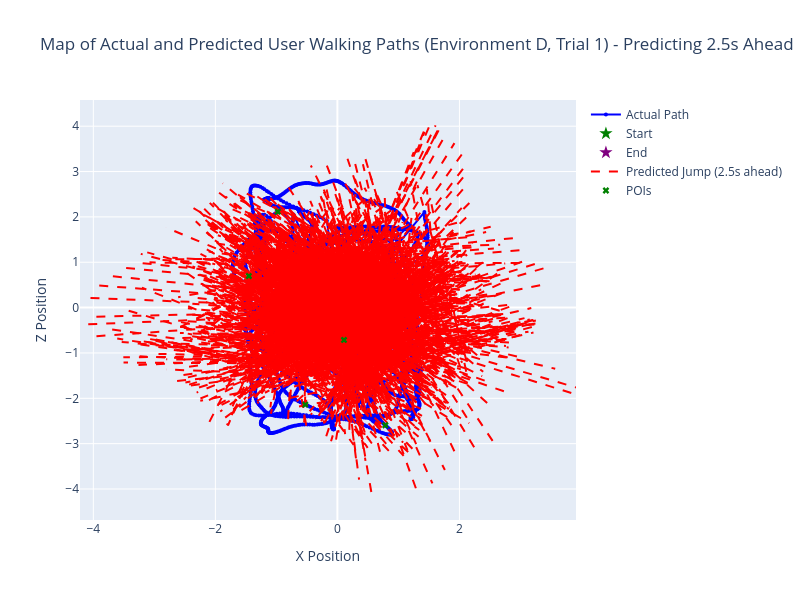

Here is the notebook cell this chart was saved with:
### Code cell
# Select one trial from environment D
selected_trial = test_df['trial'].unique()[0]
test_df_single = test_df[test_df['trial'] == selected_trial]

# Create sequences for this single trial (each predicts 50 timesteps ahead)
X_test_single, y_test_single = create_sequences_grouped(test_df_single, seq_length=HISTORY_LENGTH, prediction_horizon=PREDICTION_HORIZON)
preds_single = model.predict(X_test_single)

# Get actual positions
actual_x = test_df_single['x'].values
actual_z = test_df_single['z'].values

# Current positions (end of each input sequence)
current_x = X_test_single[:, -1, 0]
current_z = X_test_single[:, -1, 1]

# Predicted next positions (50 timesteps ahead)
pred_x = preds_single[:, 0]
pred_z = preds_single[:, 1]

# Calculate POI positions (at the user's position when closest to each POI)
poi_x_list = []
poi_z_list = []
for poi in range(5):
    dist_col = f'poi_{poi}_dist'
    min_dist_idx = test_df_single[dist_col].idxmin()
    poi_x = test_df_single.loc[min_dist_idx, 'x']
    poi_z = test_df_single.loc[min_dist_idx, 'z']
    poi_x_list.append(poi_x)
    poi_z_list.append(poi_z)

# Plot interactive map
import plotly.graph_objects as go

fig = go.Figure()

# Add actual path
fig.add_trace(go.Scatter(x=actual_x, y=actual_z, mode='lines+markers', name='Actual Path', 
                         line=dict(color='blue', width=2), marker=dict(size=4)))

# Add start and end markers
fig.add_trace(go.Scatter(x=[actual_x[0]], y=[actual_z[0]], mode='markers', name='Start', 
                         marker=dict(color='green', size=10, symbol='star')))
fig.add_trace(go.Scatter(x=[actual_x[-1]], y=[actual_z[-1]], mode='markers', name='End', 
                         marker=dict(color='purple', size=10, symbol='star')))

# Add predicted jumps (50 timesteps ahead from each sequence end)
for i in range(len(current_x)):
    fig.add_trace(go.Scatter(x=[current_x[i], pred_x[i]], y=[current_z[i], pred_z[i]], 
                             mode='lines', name='Predicted Jump (2.5s ahead)' if i == 0 else '', 
                             line=dict(color='red', width=2, dash='dash'), showlegend=i==0))

# Add POIs
fig.add_trace(go.Scatter(x=poi_x_list, y=poi_z_list, mode='markers', name='POIs', 
                         marker=dict(color='green', size=6, symbol='x')))

fig.update_layout(
    title=f'Map of Actual and Predicted User Walking Paths (Environment D, Trial {selected_trial}) - Predicting 2.5s Ahead',
    xaxis_title='X Position',
    yaxis_title='Z Position',
    width=800,
    height=600
)

fig.show()
